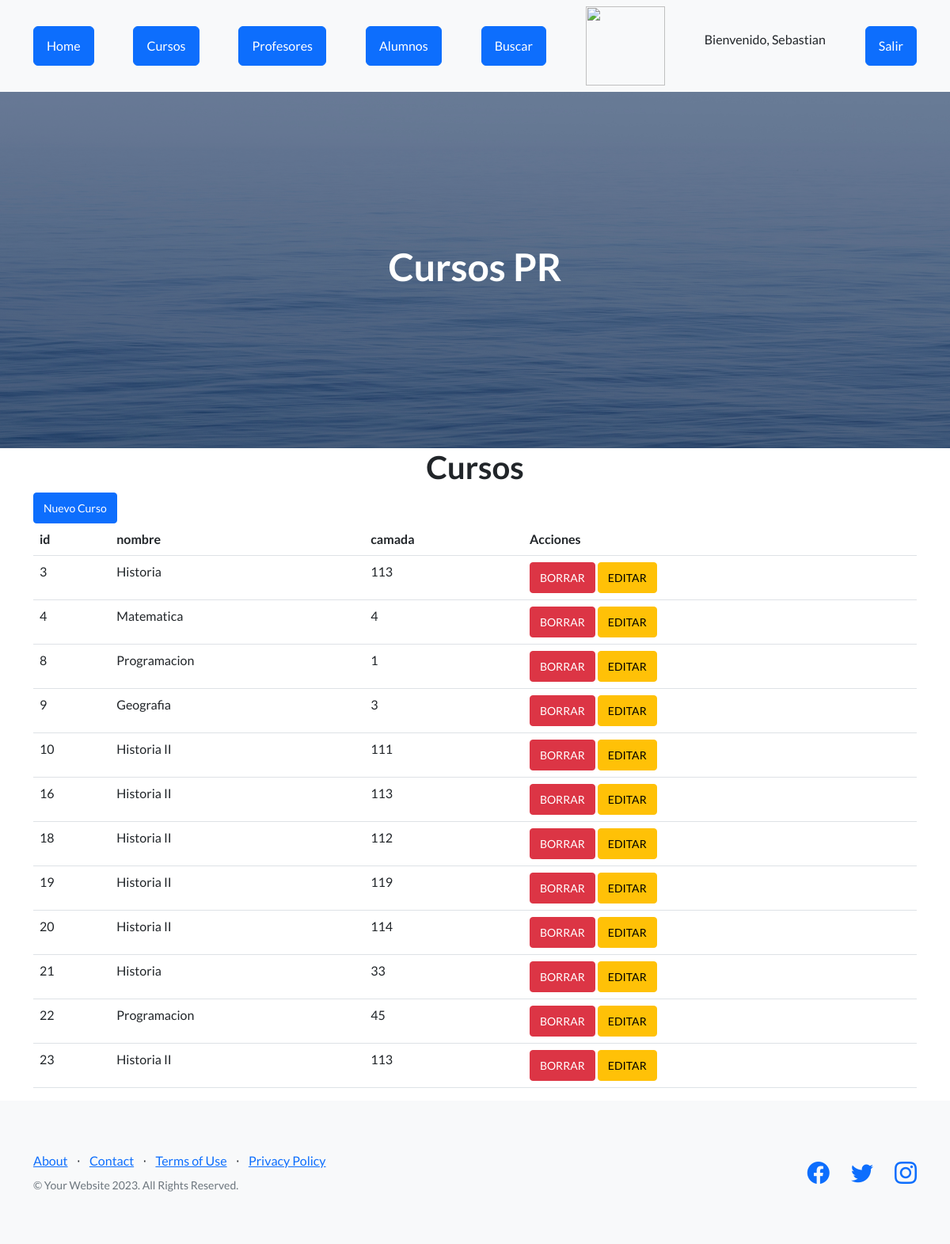
/App_tercera/ver_cursos (signed in), run on the app's committed database.
### App_tercera/models.py (models this page shows, shortened)
class Curso(models.Model):
    nombre = models.CharField(max_length=40)
    camada = models.IntegerField()

### App_tercera/views.py (the view)
# urls.py: path("ver_cursos", views.ver_cursos, name="cursos"),
def ver_cursos(request):
    cursos = Curso.objects.all()
    avatares = None
    if request.user.is_authenticated:
        avatares = Avatar.objects.filter(user=request.user)
    return render(request, 'cursos.html', {'cursos': cursos, 'avatares': avatares})

### App_tercera/Template/cursos.html
{% extends "padre.html" %}
{% load static %}
{% block contenido %}
    <main class="container">
        <h1 class="text-xl-center title"> Cursos </h1>
        {% if user.is_authenticated and user.is_staff %}
            <a href="alta_curso" class="btn btn-primary btn-sm">Nuevo Curso</a>
        {% endif %}
        <table class="table">
            <thead>
                <tr>
                    <th>id</th>
                    <th>nombre</th>
                    <th>camada</th>
                    {% if user.is_authenticated and user.is_staff %}
                        <th>Acciones</th>
                    {% endif %}
                </tr>
            </thead>
            <tbody>
                {% for n in cursos %}
                    <tr>
                        <td>{{n.id}}</td>
                        <td>{{n.nombre}}</td>
                        <td>{{n.camada}}</td>
                        {% if user.is_authenticated and user.is_staff %}
                            <td>
                                <a href="{% url 'elimina_curso' n.id %}" class="btn btn-danger btn-sm">BORRAR</a>
                                <a href="{% url 'editar_curso'  n.id %}" class="btn btn-warning btn-sm">EDITAR</a>
                            </td>
                        {% endif %}
                    </tr>
                {% endfor %}
            </tbody>
        </table>
    </main>
{% endblock %}

### App_tercera/Template/Padre.html (shortened to what this page needs)
<!DOCTYPE html>
<html lang="en">
    <head>
        {% load static %}
        <link href="https://cdn.jsdelivr.net/npm/bootstrap-icons@1.5.0/font/bootstrap-icons.css" rel="stylesheet" type="text/css" />
        <link href="{% static 'App_tercera/css/styles.css' %}" rel="stylesheet" />
    </head>
    <body>
        <nav class="navbar navbar-light bg-light static-top">
            <div class="container">
                <a class="btn btn-primary" href="{% url 'home' %}">Home</a>
                <a class="btn btn-primary" href="{% url 'cursos' %}">Cursos</a>
                <a class="btn btn-primary" href="{% url 'ver_profesores' %}">Profesores</a>
                <a class="btn btn-primary" href="{% url 'ver_alumnos' %}">Alumnos</a>
                <a class="btn btn-primary" href="{% url 'buscar curso' %}">Buscar </a>
                {% if  request.user.is_authenticated %}
                <img src="{{ url }}" alt="" width="100px" height="100px">
                <p>Bienvenido, {{user.username}}</p>
                <form action="{% url 'Logout' %}" method="post">
                    <button type="submit" class="btn btn-primary">Salir</button>
                </form>
                {% endif %}
            </div>
        </nav>
        <header class="masthead">
            <div class="container position-relative">
                <h1 class="text-center" style="color:white">Cursos PR</h1>
            </div>
        </header>
        {% block contenido %}
        {% endblock %}
        <footer class="footer bg-light">
            <div class="container">
                <div class="row">
                    <div class="col-lg-6 h-100 text-center text-lg-start my-auto">
                        <ul class="list-inline mb-2">
                            <li class="list-inline-item"><a href="#!">About</a></li>
                            <li class="list-inline-item">⋅</li>
                            <li class="list-inline-item"><a href="#!">Contact</a></li>
                            <li class="list-inline-item">⋅</li>
                            <li class="list-inline-item"><a href="#!">Terms of Use</a></li>
                            <li class="list-inline-item">⋅</li>
                            <li class="list-inline-item"><a href="#!">Privacy Policy</a></li>
                        </ul>
                        <p class="text-muted small mb-4 mb-lg-0">&copy; Your Website 2023. All Rights Reserved.</p>
                    </div>
                    <div class="col-lg-6 h-100 text-center text-lg-end my-auto">
                        <ul class="list-inline mb-0">
                            <li class="list-inline-item me-4">
                                <a href="#!"><i class="bi-facebook fs-3"></i></a>
                            </li>
                            <li class="list-inline-item me-4">
                                <a href="#!"><i class="bi-twitter fs-3"></i></a>
                            </li>
                            <li class="list-inline-item">
                                <a href="#!"><i class="bi-instagram fs-3"></i></a>
                            </li>
                        </ul>
                    </div>
                </div>
            </div>
        </footer>
    </body>
</html>

### data on the page
Curso: id "3", nombre "Historia", camada "113"
Curso: id "4", nombre "Matematica", camada "4"
Curso: id "8", nombre "Programacion", camada "1"
Curso: id "9", nombre "Geografia", camada "3"
Curso: id "10", nombre "Historia II", camada "111"
Curso: id "16", nombre "Historia II", camada "113"
Curso: id "18", nombre "Historia II", camada "112"
Curso: id "19", nombre "Historia II", camada "119"
Curso: id "20", nombre "Historia II", camada "114"
Curso: id "21", nombre "Historia", camada "33"
Curso: id "22", nombre "Programacion", camada "45"
Curso: id "23", nombre "Historia II", camada "113"

### other printed values
{{ user.username }} "Sebastian"
